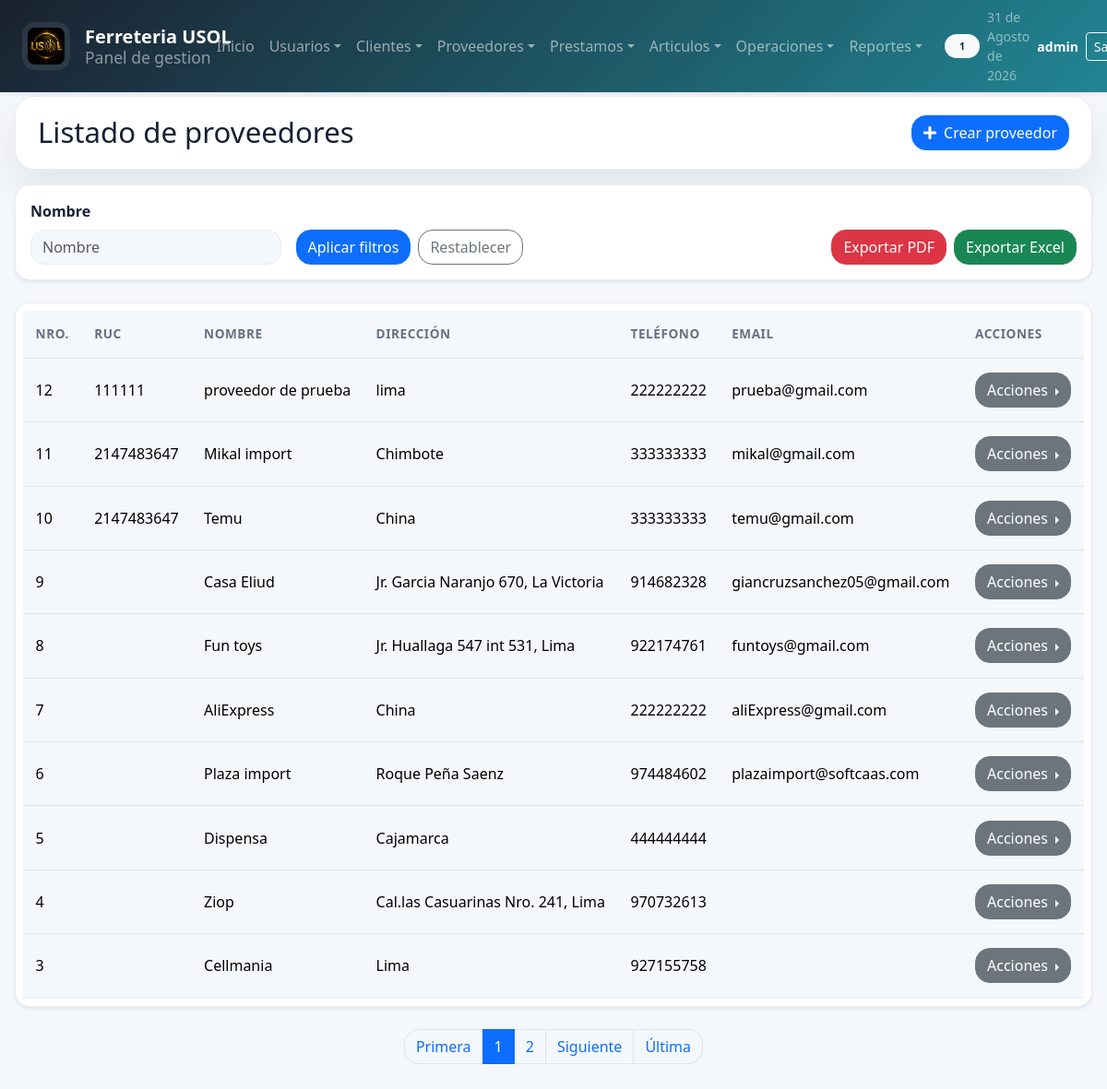
The page /sistema/proveedores/lista_proveedores.php (signed in) on the database its author committed.
### tables this page shows
CREATE TABLE `proveedores` (
  `IdProveedor` int(11) NOT NULL AUTO_INCREMENT,
  `ruc` int(20) DEFAULT NULL,
  `Nombre` varchar(50) NOT NULL,
  `Direccion` varchar(50) DEFAULT NULL,
  `Telefono` int(11) NOT NULL,
  `Email` varchar(50) DEFAULT NULL,
  PRIMARY KEY (`IdProveedor`)
);

### sistema/proveedores/lista_proveedores.php (the view, shortened to what this page needs)
<?php
    include "../../conexion.php";
    include "../includes/paginador.php";
    $results_per_page = 10;
    $current_page = isset($_GET['page']) ? intval($_GET['page']) : 1;
    $consulta = "
        SELECT *
        FROM proveedores
        ORDER BY IdProveedor DESC
    ";
    $where = "
        proveedores
        ORDER BY IdProveedor DESC
    ";
    list($result, $total_records) = getPaginatedDataArticulos($conexionDB, $consulta, $where, $current_page, $results_per_page);
    $row = $result->num_rows;
?>
<!DOCTYPE html>
<html lang="es">
<head>
	<?php include "../includes/scripts_2.php"; ?>
</head>
<body>
    <?php include "../includes/header_2.php"; ?>
	<section id="container">
        <div class="title_container">
            <h1>Listado de proveedores</h1>
            <a href="registro_proveedor.php" class="btn_new"><i class="fas fa-plus"></i> Crear proveedor</a>
        </div>
        <div class="header_container">
            <div class="row g-3 align-items-end">
                <div class="col-12 col-md-4 col-lg-3">
                    <label for="busquedaProveedor">Nombre</label>
                    <input class="filtrosBusqueda" type="text" name="busquedaProveedor" id="busquedaProveedor" placeholder="Nombre">
                </div>
                <div class="col-12 col-md-4 col-lg-3">
                    <div class="d-flex gap-2">
                        <button type="button" class="btn btn-primary" onclick="buscarProveedor()">Aplicar filtros</button>
                        <a href="lista_proveedores.php" class="btn btn-outline-secondary">Restablecer</a>
                    </div>
                </div>
                <div class="col-12 col-md-4 col-lg-4 ms-lg-auto">
                    <div class="d-flex gap-2 justify-content-md-end">
                        <button type="button" class="btn btn-danger" onclick="exportarProveedoresPDF()">Exportar PDF</button>
                        <button type="button" class="btn btn-success" onclick="exportarProveedoresEXCEL()">Exportar Excel</button>
                    </div>
                </div>
            </div>
        </div>
        <div class="containerTable">
            <table id="tablaProveedores">
                <thead>
                    <tr>
                        <th>Nro.</th>
                        <th>Ruc</th>
                        <th>Nombre</th>
                        <th>Dirección</th>
                        <th>Teléfono</th>
                        <th>Email</th>
                        <th>Acciones</th>
                    </tr>
                </thead>
                <tbody>
                    <?php
                        if($row > 0){
                            while ($data = $result->fetch_assoc()){
                            ?>
                                <tr>
                                    <td><?php echo $data["IdProveedor"]; ?></td>
                                    <td><?php echo $data['ruc']; ?></td>
                                    <td><?php echo $data["Nombre"]; ?></td>
                                    <td><?php echo $data["Direccion"]; ?></td>
                                    <td><?php echo $data["Telefono"]; ?></td>
                                    <td><?php echo $data["Email"]; ?></td>
                                    <td>
                                        <div class="btn-group dropend">
                                            <button class="btn btn-secondary dropdown-toggle" type="button" data-bs-toggle="dropdown" aria-expanded="false">
                                                Acciones
                                            </button>
                                        </div>
                                    </td>
                                </tr>
                    <?php
                            }
                        }
                    ?>
                </tbody>
            </table>
        </div>
	</section>
</body>
</html>

### sistema/css/style.css (style rules this page uses)
:root, [data-bs-theme=light] { --bs-primary: #0f7b8a; --bs-primary-rgb: 15, 123, 138; --bs-secondary: #475467; --bs-secondary-rgb: 71, 84, 103; --bs-success: #15803d; --bs-info: #0ea5e9; --bs-warning: #d97706; --bs-danger: #dc2626; --bs-dark: #111827; --bs-body-bg: #f4f7fb; --bs-body-color: #172033; --bs-border-color: rgba(15, 23, 42, 0.08); --bs-border-radius: 1rem; --bs-border-radius-lg: 1.35rem; --bs-box-shadow: 0 20px 45px rgba(15, 23, 42, 0.08); --app-surface: rgba(255, 255, 255, 0.96); --app-muted: #667085; }
* { box-sizing: border-box; }
html { scroll-behavior: smooth; }
body { min-height: 100vh; background: var(--bs-body-bg); color: var(--bs-body-color); font-family: "Segoe UI", Tahoma, Geneva, Verdana, sans-serif; }
a { text-decoration: none; }
#container { padding: 6.5rem 1rem 2rem; }
.title_container, .header_container, .info_caja, .chart-container, .divInfoSistema, .containerDataUser, .containerDataEmpresa, .data_delete { background: var(--app-surface); border: 1px solid var(--bs-border-color); border-radius: var(--bs-border-radius-lg); box-shadow: var(--bs-box-shadow); }
.title_container { padding: 1.25rem 1.5rem; margin-bottom: 1rem; }
.title_container h1, #container > h1 { margin: 0; font-size: clamp(1.5rem, 1.2rem + 1vw, 2.2rem); }
.header_container { padding: 1.25rem; }
.containerTable { margin-bottom: 1.5rem; }
.containerTable table { min-width: 780px; }
.table > :not(caption) > * > * { padding: 0.95rem 0.85rem; }
.table thead th { color: var(--app-muted); font-size: 0.85rem; font-weight: 700; text-transform: uppercase; letter-spacing: 0.04em; }
.btn_new, .btn_pdf, .btn_excel, .btn_save, .btn_save_1, .link_delete_1 { display: inline-flex; align-items: center; justify-content: center; gap: 0.5rem; }

### rows shown on the page
proveedores: IdProveedor "12", ruc "111111", Nombre "proveedor de prueba", Direccion "lima", Telefono "222222222", Email "prueba@gmail.com"
proveedores: IdProveedor "11", ruc "2147483647", Nombre "Mikal import", Direccion "Chimbote", Telefono "333333333", Email "mikal@gmail.com"
proveedores: IdProveedor "10", ruc "2147483647", Nombre "Temu", Direccion "China", Telefono "333333333", Email "temu@gmail.com"
proveedores: IdProveedor "9", Nombre "Casa Eliud", Direccion "Jr. Garcia Naranjo 670, La Victoria", Telefono "914682328", Email "giancruzsanchez05@gmail.com"
proveedores: IdProveedor "8", Nombre "Fun toys", Direccion "Jr. Huallaga 547 int 531, Lima", Telefono "922174761", Email "funtoys@gmail.com"
proveedores: IdProveedor "7", Nombre "AliExpress", Direccion "China", Telefono "222222222", Email "aliExpress@gmail.com"
proveedores: IdProveedor "6", Nombre "Plaza import", Direccion "Roque Peña Saenz", Telefono "974484602", Email "plazaimport@softcaas.com"
proveedores: IdProveedor "5", Nombre "Dispensa", Direccion "Cajamarca", Telefono "444444444"
proveedores: IdProveedor "4", Nombre "Ziop", Direccion "Cal.las Casuarinas Nro. 241, Lima", Telefono "970732613"
proveedores: IdProveedor "3", Nombre "Cellmania", Direccion "Lima", Telefono "927155758"

### other values the page prints
$_SESSION['rol_name'] "1"
fechaC() "31 de Agosto de 2026"
$_SESSION['user'] "admin"
